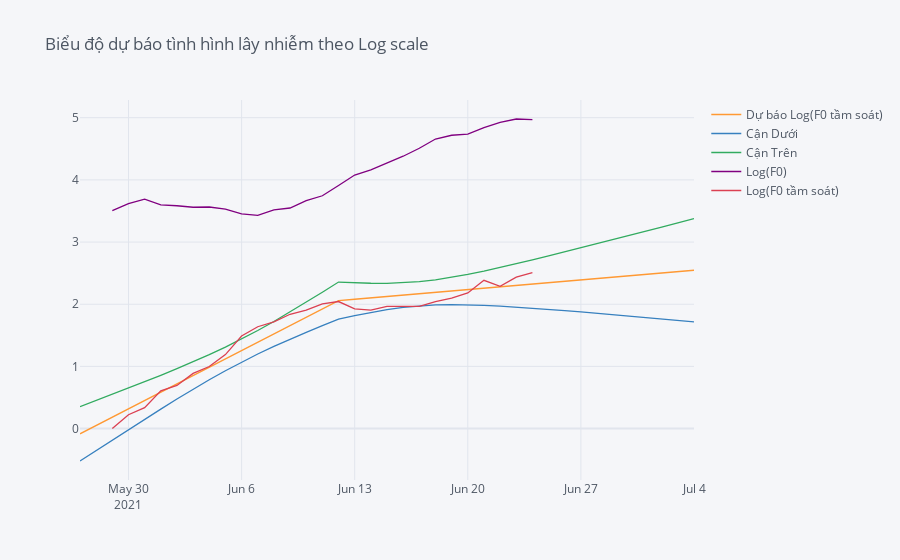

Notebook code for this chart:
### Code cell
log_f0_ve.loc[:'2021-07-04'].iplot(title = "Biểu độ dự báo tình hình lây nhiễm theo Log scale")
